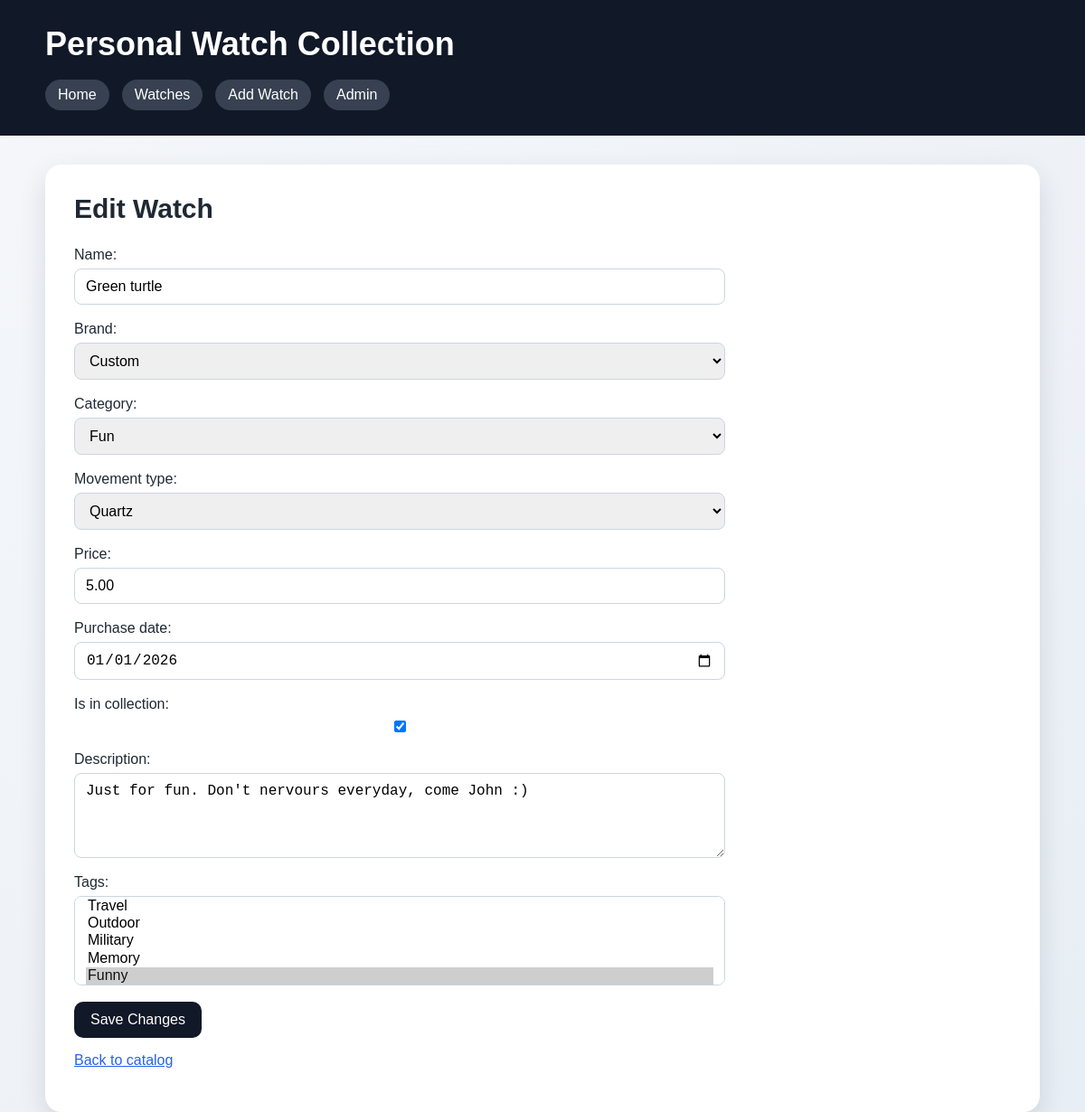
Screenshot of /watches/6/edit/ with the database file from the repository.
### catalog/models.py (models this page shows, shortened)
class Watch(models.Model):
    name = models.CharField(max_length=200)
    brand = models.ForeignKey(Brand, on_delete=models.CASCADE)
    category = models.ForeignKey(Category, on_delete=models.CASCADE)
    movement_type = models.CharField(max_length=20, choices=MovementType.choices)
    price = models.DecimalField(max_digits=10, decimal_places=2)
    purchase_date = models.DateField()
    is_in_collection = models.BooleanField(default=True)
    description = models.TextField()
    tags = models.ManyToManyField(Tag, blank=True)
    created_at = models.DateTimeField(auto_now_add=True)

class Brand(models.Model):
    name = models.CharField(max_length=100)
    country = models.CharField(max_length=100)
    founded_year = models.IntegerField()
    description = models.TextField()
    def __str__(self):
        return self.name

class Category(models.Model):
    name = models.CharField(max_length=100)
    description = models.TextField()
    def __str__(self):
        return self.name

### catalog/views.py (the view)
# urls.py: path("watches/<int:watch_id>/edit/", views.watch_update, name="watch_update"),
def watch_update(request, watch_id):
    watch = get_object_or_404(Watch, id=watch_id)
    if request.method == "POST":
        form = WatchForm(request.POST, instance=watch)
        if form.is_valid():
            form.save()
            return redirect("catalog:watch_detail", watch_id=watch.id)
    else:
        form = WatchForm(instance=watch)
    return render(
        request,
        "catalog/watch_form.html",
        {
            "form": form,
            "title": "Edit Watch",
            "submit_text": "Save Changes",
        },
    )

### catalog/forms.py (shortened to what this page needs)
class WatchForm(forms.ModelForm):
    class Meta:
        model = Watch
        fields = [
            "name",
            "brand",
            "category",
            "movement_type",
            "price",
            "purchase_date",
            "is_in_collection",
            "description",
            "tags",
        ]
        widgets = {
            "purchase_date": forms.DateInput(attrs={"type": "date"}),
            "description": forms.Textarea(attrs={"rows": 4}),
        }

### catalog/models.py (called while the page is built)
    def __str__(self):
        return self.name

### templates/catalog/watch_form.html (shortened to what this page needs)
{% extends "catalog/base.html" %}
{% block content %}
<h2>{{ title }}</h2>
<form method="post">
    {{ form.as_p }}
    <button type="submit">{{ submit_text }}</button>
</form>
<p>
    <a href="{% url 'catalog:watch_list' %}">Back to catalog</a>
</p>
{% endblock %}

### static/catalog/css/style.css (style rules this page uses)
* { box-sizing: border-box; }
body { margin: 0; font-family: Arial, Helvetica, sans-serif; color: #1f2933; background: linear-gradient(135deg, #f5f7fa 0%, #e8eef5 100%); }
h2 { font-size: 30px; margin-top: 0; }
a { color: #2563eb; }
form { max-width: 720px; }
form p { display: flex; flex-direction: column; gap: 6px; margin-bottom: 18px; }
input, select, textarea { padding: 10px 12px; border: 1px solid #cbd5e1; border-radius: 8px; font-size: 16px; }
textarea { resize: vertical; }
button { background: #111827; color: white; border: none; padding: 11px 18px; border-radius: 10px; cursor: pointer; font-size: 16px; }

### rows the page displays
Watch: name "Green turtle", brand "Custom", category "Fun", movement_type "Quartz", price "5.00", purchase_date "01/01/2026", is_in_collection "☑", description "Just for fun. Don't nervours everyday, come John :)"

### other values shown
{{ title }} "Edit Watch"
{{ submit_text }} "Save Changes"
